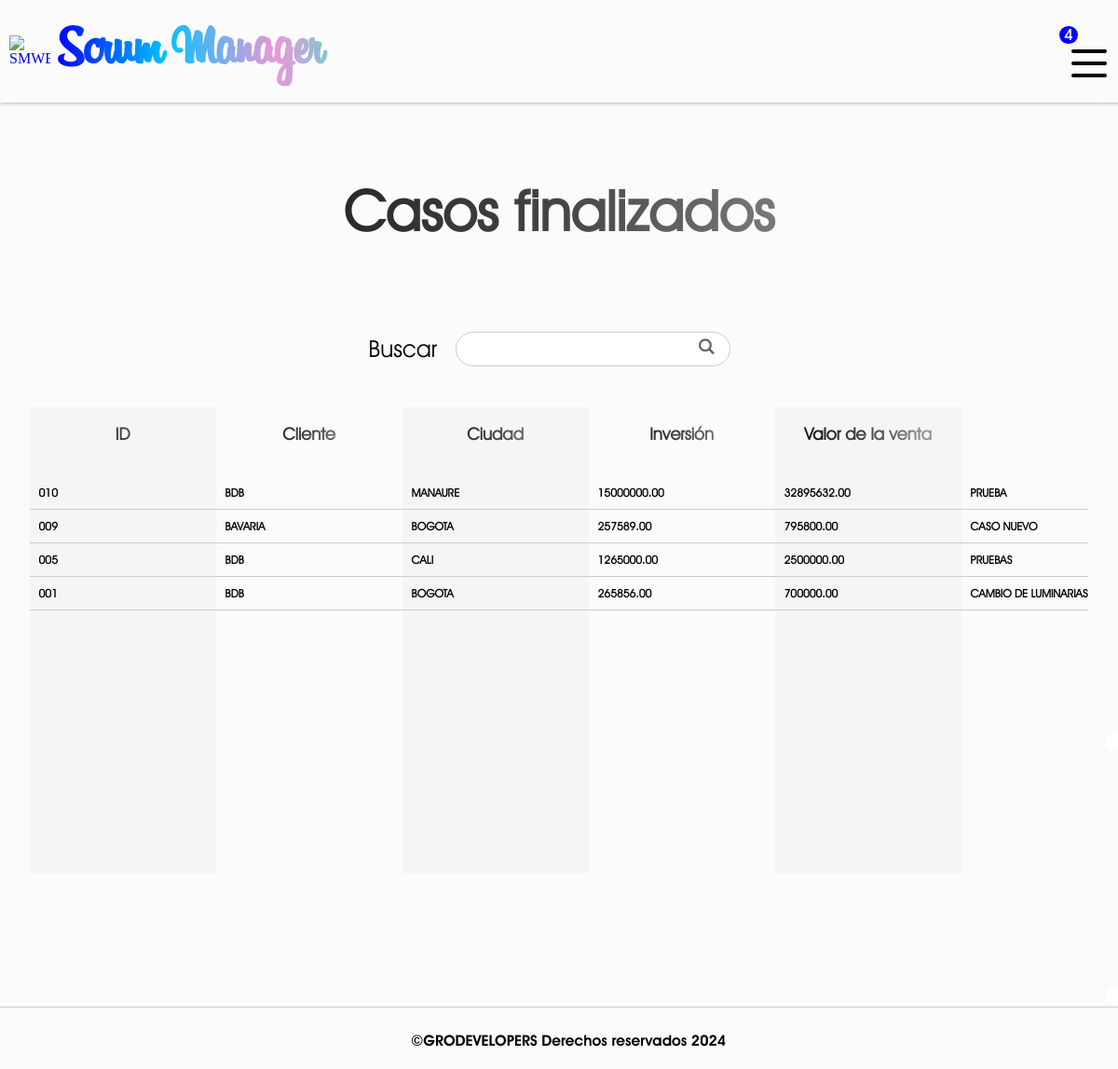
Page /closed-orders/ (signed in) on the committed database.
### SMWEB/models.py (models this page shows, shortened)
class FinishedOrder(models.Model):
    order_id = models.CharField(verbose_name="Número de caso", max_length=255, primary_key = True)
    client = models.CharField(verbose_name="Cliente", max_length=255, null=False, default="")
    city = models.CharField(verbose_name="Ciudad", max_length=255, null=False)
    invesment = models.DecimalField(verbose_name="Inversión", max_digits=20, decimal_places=2, null= True)
    sales_value = models.DecimalField(verbose_name="Valor de venta", max_digits=20, decimal_places=2, null= True)
    service_description = models.TextField(verbose_name="Descripción del servicio")
    remarks = models.TextField("Observaciones del caso", null= True)
    in_charge = models.CharField(verbose_name="Encargado", max_length=255, null=False, default="")
    assigned_by = models.CharField(verbose_name="Asignado por", max_length=255, null= False, default="")
    status = models.CharField(verbose_name="Estado", max_length=50, null= False, default="Activo")
    finished_at = models.DateField(verbose_name="Finalizado el", auto_now_add=True)
    company = models.CharField(verbose_name="Empresa", max_length=255, null=False, default="")
    finished_by = models.CharField(verbose_name="Finalizado por", max_length=255, null= False, default="")
    class Meta:
        verbose_name = 'Orden finalizada'
        verbose_name_plural = 'Ordenes finalizadas'

### SMWEB/views.py (the view, shortened to what this page needs)
# urls.py: path('closed-orders/', views.closed_orders, name='closed-orders'),
@login_required(login_url=inicio)
def closed_orders(request):
    user_rol = request.user.rol
    user_company = request.user.company_id
    if user_rol == 'gerente' or user_rol == 'coordinador':
        orders = FinishedOrder.objects.filter(company = user_company).order_by('-order_id')
        return render(request, 'closed_orders.html', {
            'orders': orders
        })

### SMWEB/context_processors.py (called while the page is built, shortened)
def get_status(request):
    if request.user.is_authenticated:
        id = request.user.company_id
        company = Company.objects.get(id = id)
        return {
            'company': company
        }
    else:
        return {
            'company' : False
        }

def get_rejected_payments(request):
    if request.user.is_authenticated:
        company_id = request.user.company_id
        first_name = request.user.first_name
        rejected_payments = PaymentRejected.objects.filter(company = company_id).filter(in_charge = first_name.upper()).count()
        return {
            'rejected_payments': rejected_payments
        }
    return {
        'rejected_payments': False
        }

def get_payments(request):
    if request.user.is_authenticated:
        company_id = request.user.company_id
        payments = OrderPayment.objects.filter(company = company_id).count()
        return {
            'received_payments': payments
        }
    return {
        'received_payments': False
        }

def get_affiliations(request):
    if request.user.is_authenticated:
        company_id = request.user.company_id
        affiliations = Affiliation.objects.filter(company = company_id).count()
        return {
            'received_affiliations': affiliations
        }
    return {
        'received_affiliations': False
        }

def get_rejected_affiliations(request):
    if request.user.is_authenticated:
        company_id = request.user.company_id
        first_name = request.user.first_name
        rejected_affiliation = RejectedAffiliation.objects.filter(company = company_id).filter(in_charge = first_name.upper()).count()
        return {
            'rejected_affiliations': rejected_affiliation
        }
    return {
        'rejected_affiliations': False
        }

def get_notifies(request):
    if request.user.is_authenticated:
        user_rol = request.user.rol
        if user_rol == 'gerente':
            company_id = request.user.company_id
            payments = OrderPayment.objects.filter(company = company_id).count()
            affiliations = Affiliation.objects.filter(company = company_id).count()
            notifies = payments + affiliations
            return {
                'notifies': notifies
            }
    else:
        return {
            'notifies': False
        }

### SMWEB/templates/closed_orders.html (shortened to what this page needs)
{% extends "layout.html" %}
{% block content %}
    {% if company.status %}
        <h1 id="title" >Casos finalizados</h1>
        <form action="" method="post" class="search_engine">
            <label for="search">Buscar</label>
            <input type="text" name="search">
            <input type="submit" class="symbol_search" value="L">
        </form>
        {% if orders %}
            <section id="orders">
                <div class="orders__column orders__column--id">
                    <h3 class="column__title-orders">ID</h3>
                    {% for order in orders %}
                        <div class="orders__element orders__element-id">{{order.order_id}}</div>
                    {% endfor %}
                </div>
                <div class="orders__column orders__column--client">
                    <h3 class="column__title-orders">Cliente</h3>
                    {% for order in orders %}
                        <div class="orders__element orders__element-client">{{order.client}}</div>
                    {% endfor %}
                </div>
                <div class="orders__column orders__column--city">
                    <h3 class="column__title-orders">Ciudad</h3>
                    {% for order in orders %}
                        <div class="orders__element orders__element-city">{{order.city}}</div>
                    {% endfor %}
                </div>
                <div class="orders__column orders__column--invesment">
                    <h3 class="column__title-orders">Inversión</h3>
                    {% for order in orders %}
                        <div class="orders__element orders__element-invesment">{{order.invesment}}</div>
                    {% endfor %}
                </div>
                <div class="orders__column orders__column--sales_value">
                    <h3 class="column__title-orders">Valor de la venta</h3>
                    {% for order in orders %}
                        <div class="orders__element orders__element-sales_value">{{order.sales_value}}</div>
                    {% endfor %}
                </div>
                <div class="orders__column orders__column--service_description">
                    <h3 class="column__title-orders">Descripción</h3>
                    {% for order in orders %}
                        <div class="orders__element orders__element-service_description">{{order.service_description}}</div>
                    {% endfor %}
                </div>
            </section>
        {% endif %}
    {% else %}
        <h1 id="title" >Lo siento {{user.first_name}}, tu empresa se encuentra inactiva</h1>
    {% endif %}
    {% load static %}
{% endblock %}

### SMWEB/static/css/styles.css (style rules this page uses)
:root { --title-font: 'Billabong'; --normal-font: 'Avant gardent light'; --menu-font: 'Avant gardent bold'; --symbol-font: 'Symbol'; }
* { text-decoration: none; }
body { background-color: #FBFBFB; margin: 0px; }
#content > #title { text-align: center; width: 100%; }
#title { font-family: var(--normal-font); font-size: 60px; background: linear-gradient(90deg, black, rgb(69, 69, 69), rgb(197, 197, 197)); -webkit-background-clip: text; -webkit-text-fill-color: transparent; }
.search_engine { width: 80%; height: 125px; display: flex; justify-content: center; align-items: center; position: relative; }
.search_engine label { font-family: var(--normal-font); font-size: 25px; }
.search_engine input[type="text"] { flex-basis: 30%; height: 20%; border-radius: 999px; outline: none; border: 1px solid #ccc; margin: 0px 20px; line-height: 15px; padding: 5px 15px; padding-right: 0px; font-family: var(--normal-font); font-size: 17px; transition: all 300ms; }
.search_engine input[type="submit"] { background-color: transparent; border: none; padding: 0px; cursor: pointer; color: #666; font-family: var(--symbol-font); font-size: 17px; font-weight: lighter; position: absolute; top: 40%; right: 32%; transition: all 300ms; }
#orders, #payments, #affiliations { width: 98%; height: 500px; justify-content: space-around; align-items:stretch; overflow-y: scroll; display: flex; flex-direction: row; flex-wrap: nowrap; }
.orders__column, .payments__column, .affiliations__column { min-width: 200px; }
.orders__column--service_description, .orders__column--remarks { min-width: 900px; }
.column__title-orders, .column__title { text-align: center; font-family: var(--normal-font); font-size: 18px; background: linear-gradient(90deg, black, rgb(69, 69, 69), rgb(197, 197, 197)); -webkit-background-clip: text; -webkit-text-fill-color: transparent; margin-bottom: 35px; }
.orders__element, .payments__element, .affiliations__element { font-family: var(--normal-font); font-size: 12px; font-weight: bold; border-bottom: 1px solid #ccc; padding: 10px 10px; transition: all 450ms; }
.orders__column--id, .payments__column--id, .orders__column--created_at, .orders__column--finished_at, .orders__column--deleted_at, .orders__column--city, .payments__column--city, .orders__column--sales_value, .payments__column--sales_value, .orders__column--remarks, .payments__column--in_charge, .orders__column--assigned_by, .payments__column--account_owner, .payments__column--account_number, .payments__column--amount, .payments__column--made_by, .payments__column--rejected_at, .affiliations__column--full_name, .affiliations__column--client, .affiliations__column--affiliation_cost, .affiliations__column--since, .affiliations__column--company, .affiliations__column--created_by, .affiliations__column--rejected_by, .affiliations__column--approved_by { background-color: #f0f0f084; }

### rows in the picture
FinishedOrder: order_id "010", client "BDB", city "MANAURE", invesment "15000000.00", sales_value "32895632.00", service_description "PRUEBA"
FinishedOrder: order_id "009", client "BAVARIA", city "BOGOTA", invesment "257589.00", sales_value "795800.00", service_description "CASO NUEVO"
FinishedOrder: order_id "005", client "BDB", city "CALI", invesment "1265000.00", sales_value "2500000.00", service_description "PRUEBAS"
FinishedOrder: order_id "001", client "BDB", city "BOGOTA", invesment "265856.00", sales_value "700000.00", service_description "CAMBIO DE LUMINARIAS"

### other values in the picture
{{ notifies }} "4"
